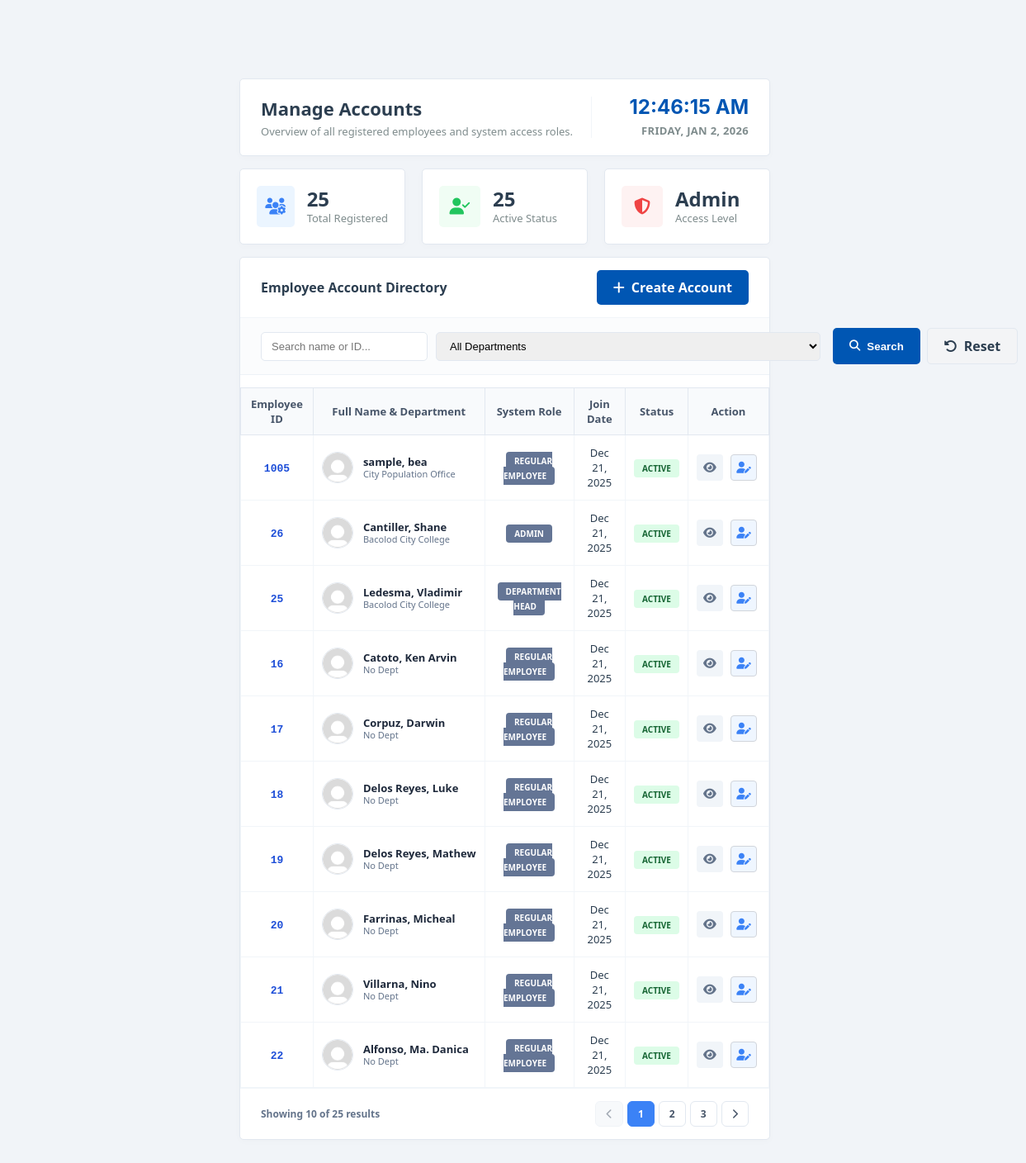
The app's page /accounts/admin/manage-accounts.php (signed in) with its own data.
### tables this page shows
CREATE TABLE `employee` (
  `employee_id` int(11) NOT NULL COMMENT 'Unique ID for each employee, assigned manually',
  `first_name` varchar(100) DEFAULT NULL COMMENT 'Employee first name',
  `middle_name` varchar(100) DEFAULT NULL COMMENT 'Employee middle name',
  `last_name` varchar(100) DEFAULT NULL COMMENT 'Employee last name',
  `extension` varchar(50) DEFAULT NULL COMMENT 'Name extension (e.g., Jr., Sr.)',
  `suffix` varchar(50) DEFAULT NULL COMMENT 'Suffix for the name (if applicable)',
  `profile_pic` varchar(255) DEFAULT NULL COMMENT 'Path to profile picture',
  `birth_date` date DEFAULT NULL COMMENT 'Employee birth date',
  `gender` enum('Male','Female','Other') DEFAULT 'Male' COMMENT 'Gender of the employee',
  `department_id` varchar(20) NOT NULL COMMENT 'ID of the department the employee belongs to',
  `detailed_department_id` varchar(20) DEFAULT NULL COMMENT 'ID of the sub-department / unit',
  `position` varchar(150) DEFAULT NULL COMMENT 'Job position of the employee',
  `role` enum('Regular Employee','HR Officer','HR Staff','Department Head','Admin') DEFAULT 'Regular Employee' COMMENT 'Role of the employee in the system',
  `status` enum('Active','Inactive','Retired') NOT NULL DEFAULT 'Active' COMMENT 'Current employment status: Active, Inactive (resigned), or Retired',
  `salary` int(11) DEFAULT NULL COMMENT 'Employee salary in whole numbers',
  `email` varchar(150) DEFAULT NULL COMMENT 'Employee email address',
  `contact_number` varchar(20) DEFAULT NULL COMMENT 'Employee contact number',
  `password` varchar(255) NOT NULL DEFAULT '',
  `google2fa_secret` varchar(255) DEFAULT NULL COMMENT 'Stores Google Authenticator 2FA secret',
  `google2fa_expiry` datetime DEFAULT NULL COMMENT 'Expiration timestamp for 2FA verification',
  `reset_token` varchar(255) DEFAULT NULL COMMENT 'Token for password reset',
  `reset_token_expiry` datetime DEFAULT NULL COMMENT 'Expiration date/time for reset token',
  `created_at` timestamp NOT NULL DEFAULT current_timestamp() COMMENT 'Timestamp when the employee record was created',
  `updated_at` timestamp NOT NULL DEFAULT current_timestamp() ON UPDATE current_timestamp() COMMENT 'Timestamp when the employee record was last updated',
  `last_login` timestamp NULL DEFAULT NULL COMMENT 'Last login timestamp',
  `last_active` timestamp NULL DEFAULT NULL COMMENT 'Last activity timestamp in the system',
  `authorized_officer_name` varchar(150) DEFAULT NULL COMMENT 'Name of the authorized officer approving the employee assignment',
  `authorized_officer_position` varchar(150) DEFAULT NULL COMMENT 'Position / title of the authorized officer',
  `authorized_officer_signature` varchar(255) DEFAULT NULL COMMENT 'Signature image / path of the authorized officer',
  `authorized_officer_sign_date` date DEFAULT NULL COMMENT 'Date when the authorized officer signed / approved',
  `authorized_official_name` varchar(150) DEFAULT NULL COMMENT 'Name of the higher-level official approving the employee assignment',
  `authorized_official_position` varchar(150) DEFAULT NULL COMMENT 'Position / title of the authorized official',
  `authorized_official_signature` varchar(255) DEFAULT NULL COMMENT 'Signature image / path of the authorized official',
  `authorized_official_sign_date` date DEFAULT NULL COMMENT 'Date when the authorized official signed / approved',
  `two_fa_enabled` tinyint(1) DEFAULT 0 COMMENT '1 if employee has completed 2FA setup, 0 otherwise'
);

CREATE TABLE `department` (
  `department_id` varchar(20) NOT NULL COMMENT 'Unique department identifier, e.g., BBH, BCC',
  `department_name` varchar(255) NOT NULL COMMENT 'Full department name, e.g., Bacolod Boys Home',
  `created_at` timestamp NOT NULL DEFAULT current_timestamp() COMMENT 'Timestamp when department was created'
);

### accounts/admin/manage-accounts.php (the view, shortened to what this page needs)
<?php
require_once '../../config/config.php';
try {
    $pdo->prepare("UPDATE employee SET last_active = NOW() WHERE employee_id = ?")
        ->execute([$_SESSION['employee_id']]);
} catch (PDOException $e) {
    error_log("Status Update Error: " . $e->getMessage());
}
$default_profile_image = '../../assets/images/default_user.png';
$search_query = $_GET['search'] ?? '';
$page = isset($_GET['page']) && is_numeric($_GET['page']) ? (int)$_GET['page'] : 1;
$limit  = 10;
$offset = ($page - 1) * $limit;
try {
    $total_accounts  = $pdo->query("SELECT COUNT(*) FROM employee")->fetchColumn();
    $active_accounts = $pdo->query("SELECT COUNT(*) FROM employee WHERE status = 'Active'")->fetchColumn();
    $where_clauses = ["1=1"];
    $params = [];
    $where_sql = implode(" AND ", $where_clauses);
    $count_stmt = $pdo->prepare("SELECT COUNT(*) FROM employee e WHERE $where_sql");
    $count_stmt->execute($params);
    $filtered_total = (int)$count_stmt->fetchColumn();
    $total_pages = ($filtered_total > 0) ? ceil($filtered_total / $limit) : 1;
    $sql = "SELECT e.*, d.department_name
            FROM employee e
            LEFT JOIN department d ON e.department_id = d.department_id
            WHERE $where_sql
            ORDER BY e.created_at DESC
            LIMIT $limit OFFSET $offset";
    $stmt = $pdo->prepare($sql);
    $stmt->execute($params);
    $employees = $stmt->fetchAll(PDO::FETCH_ASSOC);
} catch (PDOException $e) {
    die("Database Error: " . $e->getMessage());
}
function getPaginationUrl($p) {
    $current_params = $_GET;
    $current_params['page'] = $p;
    return "?" . http_build_query($current_params);
}
?>
<!DOCTYPE html>
<html lang="en">
<head>
    <link rel="stylesheet" href="../../assets/css/style.css">
    <link rel="stylesheet" href="../../assets/css/ledger-table.css">
    <link rel="stylesheet" href="https://cdnjs.cloudflare.com/ajax/libs/font-awesome/6.5.1/css/all.min.css">
</head>
<body>
    <div class="wrapper">
        <main class="main-content">
            <div class="dashboard-wrapper">
                <div class="welcome-header">
                    <div class="welcome-text">
                        <h1 style="font-size: 22px;">Manage Accounts</h1>
                        <p style="font-size: 13px;">Overview of all registered employees and system access roles.</p>
                    </div>
                    <div class="date-time-widget">
                        <div class="time" id="real-time">--:--:-- --</div>
                        <div class="date" id="real-date">Loading...</div>
                    </div>
                </div>
                <div class="stats-grid">
                    <div class="stat-card">
                        <div class="stat-icon blue"><i class="fa-solid fa-users-gear"></i></div>
                        <div class="stat-info"><h3><?= $total_accounts ?></h3><p>Total Registered</p></div>
                    </div>
                    <div class="stat-card">
                        <div class="stat-icon green"><i class="fa-solid fa-user-check"></i></div>
                        <div class="stat-info"><h3><?= $active_accounts ?></h3><p>Active Status</p></div>
                    </div>
                    <div class="stat-card">
                        <div class="stat-icon red"><i class="fa-solid fa-shield-halved"></i></div>
                        <div class="stat-info"><h3>Admin</h3><p>Access Level</p></div>
                    </div>
                </div>
                <div class="content-card table-card">
                    <div class="report-log-header">
                        <h2 style="font-size: 16px;">Employee Account Directory</h2>
                        <a href="add-employee.php" class="btn-primary" style="text-decoration:none;">
                            <i class="fa-solid fa-plus"></i> Create Account
                        </a>
                    </div>
                    <form method="GET" class="integrated-filter">
                        <div class="filter-inputs">
                            <input type="text" name="search" value="<?= htmlspecialchars($search_query) ?>" placeholder="Search name or ID...">
                            <select name="dept">
                                <option value="">All Departments</option>
                            </select>
                        </div>
                        <div style="display: flex; gap: 8px;">
                            <button type="submit" class="btn-primary"><i class="fa-solid fa-magnifying-glass"></i> Search</button>
                            <a href="manage-accounts.php" class="btn-secondary" style="text-decoration:none;"><i class="fa-solid fa-rotate-left"></i> Reset</a>
                        </div>
                    </form>
                    <div class="table-container">
                        <table class="ledger-table">
                            <thead>
                                <tr>
                                    <th>Employee ID</th>
                                    <th>Full Name & Department</th>
                                    <th>System Role</th>
                                    <th>Join Date</th>
                                    <th class="text-center">Status</th>
                                    <th class="text-center">Action</th>
                                </tr>
                            </thead>
                            <tbody>
                                <?php if (!empty($employees)): ?>
                                    <?php foreach ($employees as $emp):
                                        $bday = !empty($emp['birth_date']) ? $emp['birth_date'] : '1990-01-01';
                                        $currentAge = date_diff(date_create($bday), date_create('today'))->y;
                                        $remain = 65 - $currentAge;
                                        $remain = ($remain < 0) ? 0 : $remain;
                                    ?>
                                    <tr>
                                        <td><span style="font-family: monospace; font-weight: 600; color: #1d4ed8;"><?= htmlspecialchars($emp['employee_id']) ?></span></td>
                                        <td>
                                            <div class="emp-info-cell">
                                                <img src="<?= (!empty($emp['profile_pic'])) ? $emp['profile_pic'] : $default_profile_image ?>" class="emp-profile-img">
                                                <div class="emp-details">
                                                    <span class="emp-name"><?= htmlspecialchars($emp['last_name'] . ', ' . $emp['first_name']) ?></span>
                                                    <span class="emp-office"><?= htmlspecialchars($emp['department_name'] ?: 'No Dept') ?></span>
                                                </div>
                                            </div>
                                        </td>
                                        <td><span class="role-badge"><?= htmlspecialchars($emp['role']) ?></span></td>
                                        <td><?= date('M d, Y', strtotime($emp['created_at'])) ?></td>
                                        <td class="text-center"><span class="status-badge-active">Active</span></td>
                                        <td class="text-center">
                                            <div style="display: flex; gap: 5px; justify-content: center;">
                                                <button onclick='openViewModal(<?= json_encode($emp) ?>, <?= $remain ?>)' class="icon-btn" title="Quick View" style="color: #64748b; background: #f1f5f9; width: 32px; height: 32px; border-radius: 4px; border:none; cursor:pointer;">
                                                    <i class="fa-solid fa-eye"></i>
                                                </button>
                                                <a href="edit-account.php?id=<?= $emp['employee_id'] ?>" class="icon-btn" style="color: #3b82f6; background: #eff6ff; width: 32px; height: 32px; border-radius: 4px; display: flex; align-items: center; justify-content: center; text-decoration: none;">
                                                    <i class="fa-solid fa-user-pen"></i>
                                                </a>
                                            </div>
                                        </td>
                                    </tr>
                                    <?php endforeach; ?>
                                <?php else: ?>
                                    <tr><td colspan="6" class="text-center">No employees found.</td></tr>
                                <?php endif; ?>
                            </tbody>
                        </table>
                    </div>
                    <div class="table-footer">
                        <div class="pagination-info">
                            Showing <?= count($employees) ?> of <?= $filtered_total ?> results
                        </div>
                        <div class="pagination-btns">
                            <a href="<?= getPaginationUrl(max(1, $page - 1)) ?>" class="pg-btn <?= ($page <= 1) ? 'disabled' : '' ?>">
                                <i class="fa-solid fa-chevron-left"></i>
                            </a>
                            <?php for ($i = 1; $i <= $total_pages; $i++): ?>
                                <a href="<?= getPaginationUrl($i) ?>" class="pg-btn <?= ($i == $page) ? 'active' : '' ?>">
                                    <?= $i ?>
                                </a>
                            <?php endfor; ?>
                            <a href="<?= getPaginationUrl(min($total_pages, $page + 1)) ?>" class="pg-btn <?= ($page >= $total_pages) ? 'disabled' : '' ?>">
                                <i class="fa-solid fa-chevron-right"></i>
                            </a>
                        </div>
                    </div>
                </div>
            </div>
        </main>
    </div>
</body>
</html>

### records on screen
employee: employee_id "1005", last_name+first_name "sample, bea", department.department_name "City Population Office", role "REGULAR EMPLOYEE", created_at "Dec 21, 2025"
employee: employee_id "26", last_name+first_name "Cantiller, Shane", department.department_name "Bacolod City College", role "ADMIN", created_at "Dec 21, 2025"
employee: employee_id "25", last_name+first_name "Ledesma, Vladimir", department.department_name "Bacolod City College", role "DEPARTMENT HEAD", created_at "Dec 21, 2025"
employee: employee_id "16", last_name+first_name "Catoto, Ken Arvin", department_name "No Dept", role "REGULAR EMPLOYEE", created_at "Dec 21, 2025"
employee: employee_id "17", last_name+first_name "Corpuz, Darwin", department_name "No Dept", role "REGULAR EMPLOYEE", created_at "Dec 21, 2025"
employee: employee_id "18", last_name+first_name "Delos Reyes, Luke", department_name "No Dept", role "REGULAR EMPLOYEE", created_at "Dec 21, 2025"
employee: employee_id "19", last_name+first_name "Delos Reyes, Mathew", department_name "No Dept", role "REGULAR EMPLOYEE", created_at "Dec 21, 2025"
employee: employee_id "20", last_name+first_name "Farrinas, Micheal", department_name "No Dept", role "REGULAR EMPLOYEE", created_at "Dec 21, 2025"
employee: employee_id "21", last_name+first_name "Villarna, Nino", department_name "No Dept", role "REGULAR EMPLOYEE", created_at "Dec 21, 2025"
employee: employee_id "22", last_name+first_name "Alfonso, Ma. Danica", department_name "No Dept", role "REGULAR EMPLOYEE", created_at "Dec 21, 2025"

### other values on screen
$total_accounts "25"
$active_accounts "25"
count($employees) "10"
$filtered_total "25"
